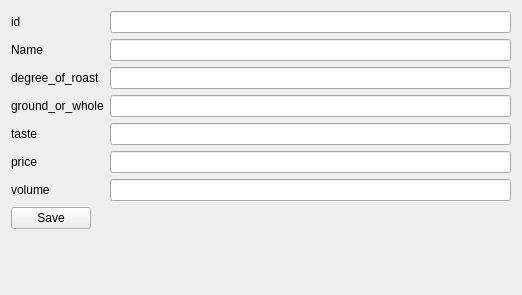
<?xml version="1.0" encoding="UTF-8"?>
<ui version="4.0">
 <class>Form</class>
 <widget class="QWidget" name="Form">
  <property name="geometry">
   <rect>
    <x>0</x>
    <y>0</y>
    <width>522</width>
    <height>295</height>
   </rect>
  </property>
  <property name="windowTitle">
   <string>Form</string>
  </property>
  <layout class="QFormLayout" name="formLayout">
   <item row="0" column="0">
    <widget class="QLabel" name="label">
     <property name="text">
      <string>id</string>
     </property>
    </widget>
   </item>
   <item row="0" column="1">
    <widget class="QLineEdit" name="lineEdit"/>
   </item>
   <item row="1" column="0">
    <widget class="QLabel" name="label_2">
     <property name="text">
      <string>Name</string>
     </property>
    </widget>
   </item>
   <item row="1" column="1">
    <widget class="QLineEdit" name="lineEdit_2"/>
   </item>
   <item row="2" column="0">
    <widget class="QLabel" name="label_3">
     <property name="text">
      <string>degree_of_roast</string>
     </property>
    </widget>
   </item>
   <item row="2" column="1">
    <widget class="QLineEdit" name="lineEdit_3"/>
   </item>
   <item row="5" column="0">
    <widget class="QLabel" name="label_4">
     <property name="text">
      <string>ground_or_whole</string>
     </property>
    </widget>
   </item>
   <item row="5" column="1">
    <widget class="QLineEdit" name="lineEdit_4"/>
   </item>
   <item row="6" column="0">
    <widget class="QLabel" name="label_5">
     <property name="text">
      <string>taste</string>
     </property>
    </widget>
   </item>
   <item row="6" column="1">
    <widget class="QLineEdit" name="lineEdit_5"/>
   </item>
   <item row="8" column="0">
    <widget class="QLabel" name="label_6">
     <property name="text">
      <string>price</string>
     </property>
    </widget>
   </item>
   <item row="8" column="1">
    <widget class="QLineEdit" name="lineEdit_6"/>
   </item>
   <item row="10" column="0">
    <widget class="QLabel" name="label_7">
     <property name="text">
      <string>volume</string>
     </property>
    </widget>
   </item>
   <item row="19" column="0">
    <widget class="QPushButton" name="pushButton">
     <property name="text">
      <string>Save</string>
     </property>
    </widget>
   </item>
   <item row="10" column="1">
    <widget class="QLineEdit" name="lineEdit_7"/>
   </item>
   <item row="19" column="1">
    <widget class="QLabel" name="error_label">
     <property name="text">
      <string/>
     </property>
    </widget>
   </item>
  </layout>
 </widget>
 <resources/>
 <connections/>
</ui>
